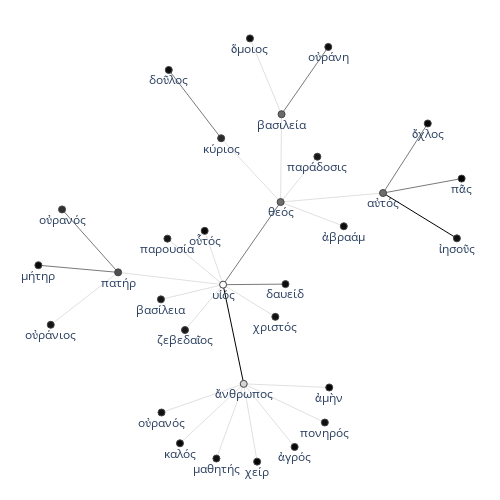

Source (notebook cell):
### Code cell
configure_plotly_browser_state()
ego_network_standard(LG_data_cleaned, "nouns_and_adjs", "Matthew", 'θεός', "online", "2D") # "θεός"

### Figure 1 — Plotly figure (JSON) as saved in the notebook; plotly's stock layout.template omitted (floating-point values rounded to 4 significant figures)
{"data": [{"line": {"color": "#000000", "width": 1}, "mode": "lines", "type": "scatter", "x": [-0.1087, -0.01998, null, 0.5788, 0.8963, null], "y": [-0.08924, -0.5279, null, 0.3161, 0.1156, null]}, {"line": {"color": "#404040", "width": 0.7}, "mode": "lines", "type": "scatter", "x": [-0.1087, 0.1595, null, -0.1087, 0.1385, null, 0.5788, 0.9166, null, 0.5788, 0.771, null, 0.1426, 0.3435, null, -0.8008, -0.5599, null, -0.5599, -0.9026, null, -0.117, -0.3422, null], "y": [-0.08924, -0.08678, null, -0.08924, 0.2761, null, 0.3161, 0.3799, null, 0.3161, 0.6236, null, 0.6646, 0.9623, null, 0.2436, -0.0348, null, -0.0348, -0.003212, null, 0.5583, 0.8602, null]}, {"line": {"color": "#C0C0C0", "width": 0.5}, "mode": "lines", "type": "scatter", "x": [-0.1087, -0.5599, null, -0.1087, -0.2723, null, -0.1087, 0.116, null, -0.1087, -0.1878, null, -0.1087, -0.3757, null, -0.1087, -0.3479, null, -0.01998, 0.03762, null, -0.01998, 0.1988, null, -0.01998, -0.2939, null, -0.01998, -0.1373, null, -0.01998, -0.3734, null, -0.01998, 0.3476, null, -0.01998, 0.3287, null, 0.5788, 0.1385, null, 0.1426, 0.006833, null, 0.1426, 0.1385, null, 0.1385, 0.4102, null, 0.1385, -0.117, null, 0.1385, 0.2966, null, -0.5599, -0.8494, null], "y": [-0.08924, -0.0348, null, -0.08924, -0.2897, null, -0.08924, -0.2316, null, -0.08924, 0.1487, null, -0.08924, -0.1543, null, -0.08924, 0.1143, null, -0.5279, -0.8718, null, -0.5279, -0.8069, null, -0.5279, -0.7908, null, -0.5279, -0.8581, null, -0.5279, -0.6546, null, -0.5279, -0.5439, null, -0.5279, -0.6989, null, 0.3161, 0.2761, null, 0.6646, 1, null, 0.6646, 0.2761, null, 0.2761, 0.169, null, 0.2761, 0.5583, null, 0.2761, 0.4768, null, -0.0348, -0.2666, null]}, {"hoverinfo": "text", "hovertext": ["73", "54", "28", "7", "27", "6", "7", "3", "6", "28", "14", "20", "13", "5", "7", "6", "5", "8", "5", "6", "4", "5", "8", "7", "4", "9", "7", "6", "5", "9", "8"], "marker": {"color": [73, 54, 28, 7, 27, 6, 7, 3, 6, 28, 14, 20, 13, 5, 7, 6, 5, 8, 5, 6, 4, 5, 8, 7, 4, 9, 7, 6, 5, 9, 8], "colorbar": {"thickness": 15, "title": {"side": "right", "text": "degree"}, "xanchor": "left"}, "colorscale": [[0, "rgb(255,255,255)"], [0.125, "rgb(240,240,240)"], [0.25, "rgb(217,217,217)"], [0.375, "rgb(189,189,189)"], [0.5, "rgb(150,150,150)"], [0.625, "rgb(115,115,115)"], [0.75, "rgb(82,82,82)"], [0.875, "rgb(37,37,37)"], [1, "rgb(0,0,0)"]], "line": {"width": 1}, "reversescale": true, "showscale": false, "size": 7}, "mode": "markers+text", "text": ["υἱός", "ἄνθρωπος", "αὐτός", "ἰησοῦς", "βασιλεία", "οὐράνη", "μαθητής", "πᾶς", "δαυείδ", "θεός", "οὐρανός", "πατήρ", "κύριος", "ὄχλος", "οὐρανός", "δοῦλος", "μήτηρ", "οὐράνιος", "καλός", "ὅμοιος", "χείρ", "ἀγρός", "βασίλεια", "πονηρός", "ἀμὴν", "ζεβεδαῖος", "χριστός", "ἀβραάμ", "οὗτός", "παράδοσις", "παρουσία"], "textposition": "bottom center", "type": "scatter", "x": [-0.1087, -0.01998, 0.5788, 0.8963, 0.1426, 0.3435, -0.1373, 0.9166, 0.1595, 0.1385, -0.8008, -0.5599, -0.117, 0.771, -0.3734, -0.3422, -0.9026, -0.8494, -0.2939, 0.006833, 0.03762, 0.1988, -0.3757, 0.3287, 0.3476, -0.2723, 0.116, 0.4102, -0.1878, 0.2966, -0.3479], "y": [-0.08924, -0.5279, 0.3161, 0.1156, 0.6646, 0.9623, -0.8581, 0.3799, -0.08678, 0.2761, 0.2436, -0.0348, 0.5583, 0.6236, -0.6546, 0.8602, -0.003212, -0.2666, -0.7908, 1, -0.8718, -0.8069, -0.1543, -0.6989, -0.5439, -0.2897, -0.2316, 0.169, 0.1487, 0.4768, 0.1143]}, {"hoverinfo": "text", "marker": {"opacity": 0}, "mode": "markers", "opacity": 0, "text": ["32", "10", "9", "5", "4", "3", "3", "3", "3", "5", "5", "4", "4", "4", "3", "3", "20", "8", "8", "3", "17", "6", "4", "3", "3", "3", "9", "8", "7", "8"], "type": "scatter", "x": [-0.06433, 0.02541, 0.01493, -0.3343, -0.1905, 0.003635, -0.1482, -0.2422, -0.2283, 0.008821, 0.08939, -0.157, -0.07866, -0.1967, 0.1638, 0.1543, 0.7375, 0.7477, 0.6749, 0.3587, 0.2431, 0.07474, 0.1406, 0.2744, 0.01075, 0.2176, -0.6803, -0.7312, -0.7046, -0.2296], "y": [-0.3086, -0.08801, 0.09342, -0.06202, -0.1895, -0.1604, 0.02972, -0.1217, 0.01254, -0.6999, -0.6674, -0.6593, -0.693, -0.5912, -0.5359, -0.6134, 0.2158, 0.348, 0.4699, 0.2961, 0.8134, 0.8323, 0.4703, 0.2225, 0.4172, 0.3764, 0.1044, -0.01901, -0.1507, 0.7093]}], "layout": {"autosize": false, "height": 500, "hovermode": "closest", "margin": {"b": 10, "l": 10, "r": 10, "t": 10}, "plot_bgcolor": "rgba(0,0,0,0)", "showlegend": false, "title": {"font": {"size": 16}}, "width": 500, "xaxis": {"showgrid": false, "showticklabels": false, "zeroline": false}, "yaxis": {"showgrid": false, "showticklabels": false, "zeroline": false}}}
